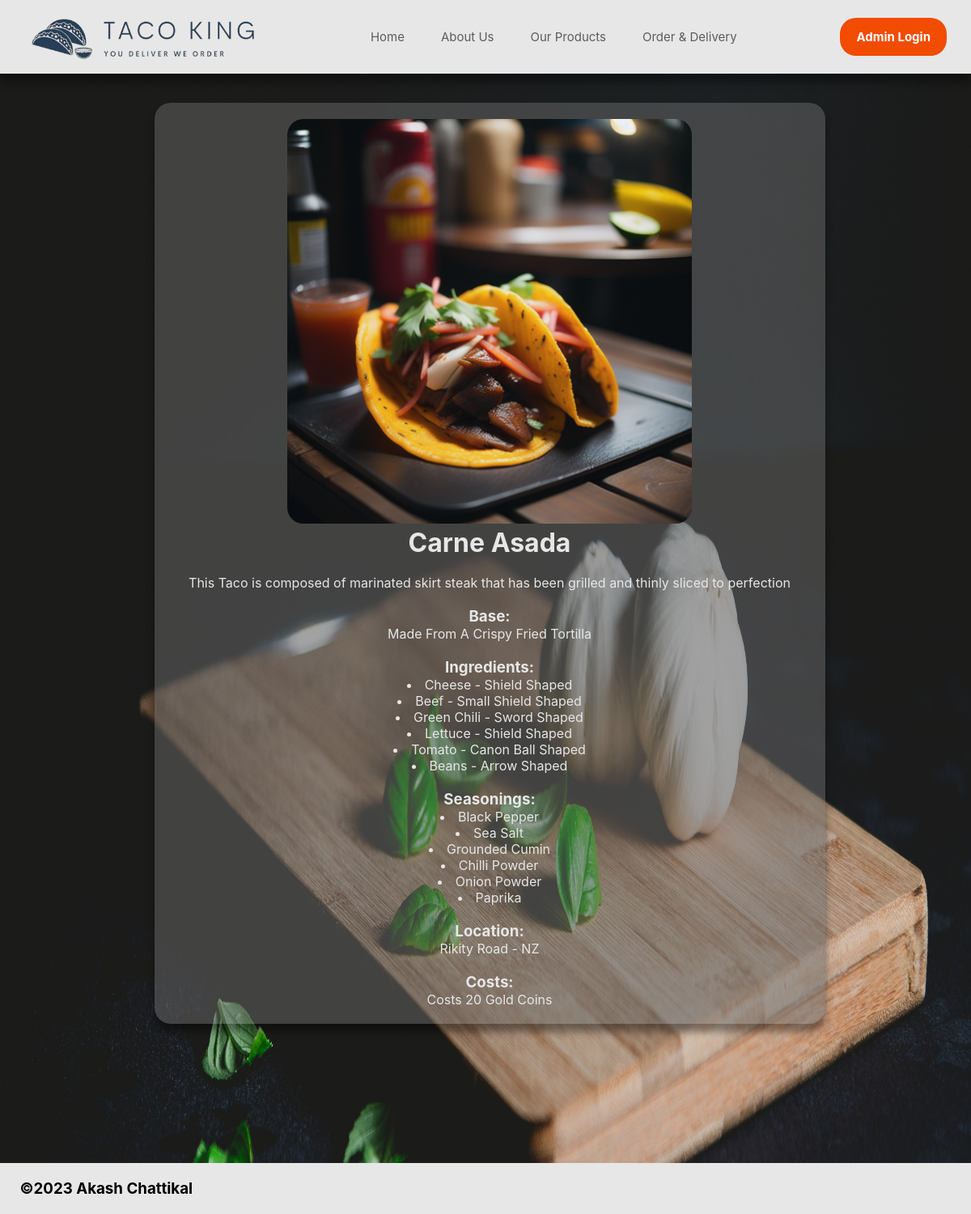
/tacos/3, run on an earlier commit of the app's database.
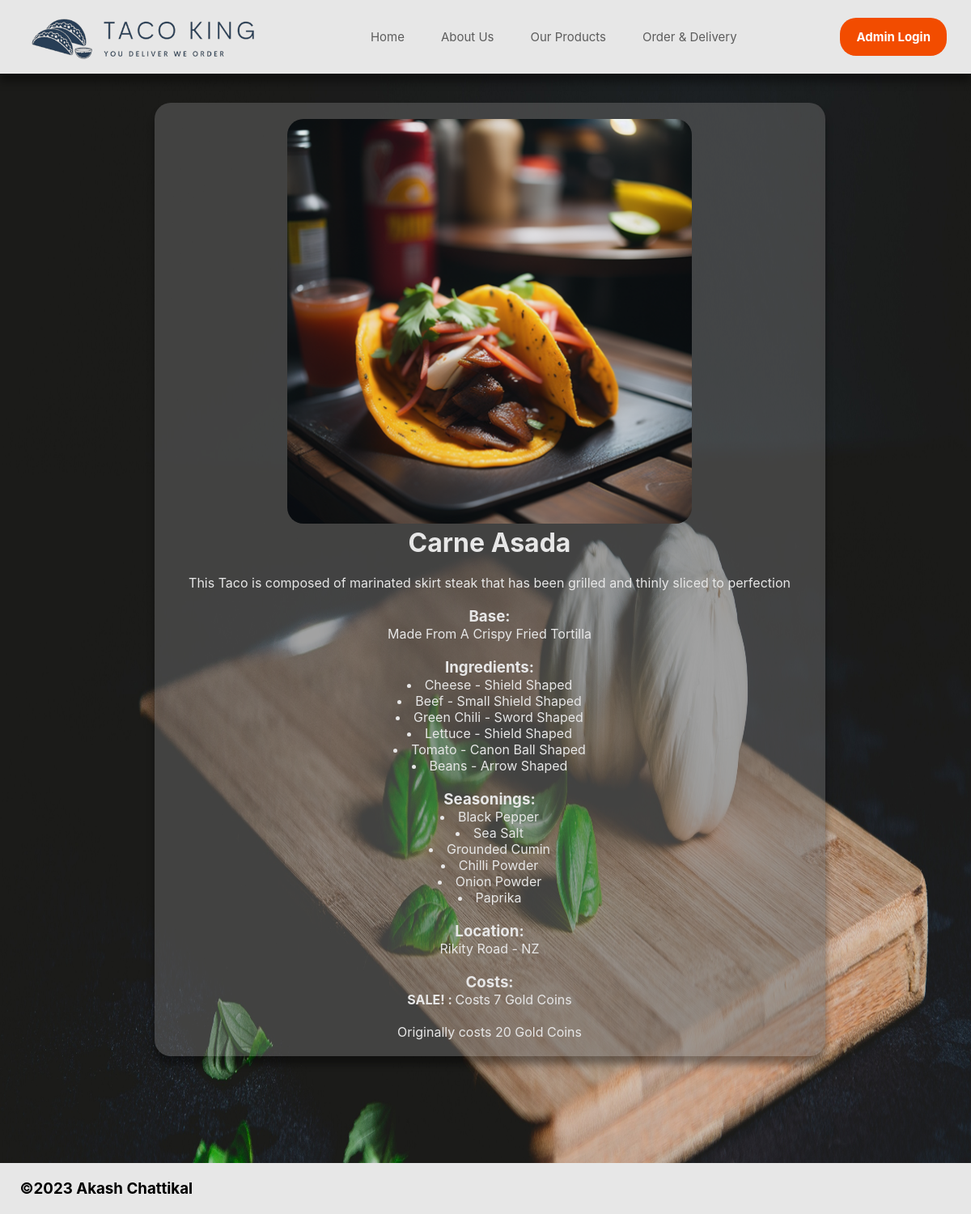
And on a later commit of the database.
### tables this page shows
CREATE TABLE Taco_Types (id INTEGER PRIMARY KEY AUTOINCREMENT, photo TEXT, name TEXT, tortilla INTEGER REFERENCES Tortilla (id), description TEXT, price TEXT, discount_price TEXT, location INTEGER REFERENCES Locations (id));

CREATE TABLE Tortilla (id INTEGER PRIMARY KEY AUTOINCREMENT, name TEXT, description TEXT);

CREATE TABLE Ingrediants (id INTEGER PRIMARY KEY AUTOINCREMENT, name TEXT, description TEXT);

CREATE TABLE Seasonings (id INTEGER PRIMARY KEY AUTOINCREMENT, name TEXT, description);

CREATE TABLE Locations (id INTEGER PRIMARY KEY AUTOINCREMENT, name TEXT);

### routes.py (the view)
@app.route('/tacos/<int:id>')
def tacos(id):
    taco = select_database('SELECT * FROM Taco_Types WHERE id = ?', (id,), 2)
    if taco:
        tortilla = select_database('SELECT name FROM Tortilla WHERE id = ?',
                                   (taco[3],), 2)
        ingrediants = select_database('SELECT * FROM Ingrediants WHERE id IN \
    (SELECT iid FROM Taco_Ingrediants WHERE tid = ?)', (id,), 1)
        seasonings = select_database('SELECT * FROM Seasonings WHERE id IN \
    (SELECT sid FROM Taco_Seasonings WHERE tid = ?)', (id,), 1)
        location_id = taco[7]
        original_cost = taco[5]
        discount_cost = taco[6]
        location = select_database('SELECT name FROM Locations WHERE id = ?',
                                   (location_id,), 2)
        return render_template('tacos.html', ingrediants=ingrediants,
                               tortilla=tortilla, taco=taco,
                               seasonings=seasonings, disc_cost=discount_cost,
                               cost=original_cost, location=location[0])
    else:
        abort(404)

### routes.py (called while the page is built)
def select_database(statement, id, mode):
    conn = sqlite3.connect("tacoshop.db")
    cur = conn.cursor()
    if id is None:
        cur.execute(statement)
    else:
        cur.execute(statement, id)
    if mode == 1:
        results = cur.fetchall()
    else:
        results = cur.fetchone()
    return results

### templates/tacos.html (shortened to what this page needs)
{% extends "layout.html" %}
{% block content %}
<body class="each_taco">
    <table class="table-w_70 center">
        <tr class="table_bg">
            <td class="td_center rounded shadow">
                <img class="img_taco" src="/{{taco[1]}}"/>
                <h1>{{ taco[2] }}</h1>
                <p>{{ taco[4] }}</p>
                <h3>Base:</h3>
                <p>Made From A {{ tortilla[0] }} Tortilla</p>
                <h3>Ingredients:</h3>
                {% for item in ingrediants %}
                    <p>
                        <li> {{ item[1] }} - {{ item[2] }} </li>
                    </p>
                {% endfor %}
                    <h3>Seasonings:</h3>
                {% for item in seasonings %}
                    <p>
                        <li> {{ item[1] }}</li>
                    </p>
                {% endfor %}
                    <h3>Location:</h3>
                    <p>
                        {{location}}
                    </p>
                <h3>Costs:</h3>
                {% if disc_cost != cost %}
                    <p><b>SALE! : </b>Costs {{ disc_cost }}</p>
                    <br>
                    <p>Originally costs {{ cost }}</p>
                {% else %}
                    <p>Costs {{ cost }}</p>
                {% endif %}
            </td>
        </tr>
    </table>
</body>
{% endblock %}

### templates/layout.html (shortened to what this page needs)
<!DOCTYPE html>
<html>
<head>
    <link rel="stylesheet" href="/static/css/style.css">
</head>
<body>
    <header class="header shadow">
        <div class="header_content">
            <a href="/" class="logo">
                <img class="logo_img" src=/static/images/logo1.png alt="logo">
            </a>
            <nav class="nav">
                {% include "nav.html" %}
            </nav>
            {% if request.url == 'http://127.0.0.1:5000/admin' %}
            <img class="ad_cover"    src="static/images/cover.png">
            {% elif request.url != 'http://127.0.0.1:5000/admin' %}
                <a onclick="document.getElementById('log_slot').style.display='block'" class="admin_log prevent-select">Admin Login</a>
            {% endif %}
        </div>
    </header>
    <main>
        {% block content %}{% endblock %}
    </main>
    <footer>
        {% include "footer.html" %}
    </footer>
</body>
</html>

### templates/nav.html (shortened to what this page needs)
<ul class="nav_list prevent-select nav_ul">
    <li>
        <a href = "/" class="nav_link" id="home">Home</a>
    </li>
    <li>
        <a href = "/about" class="nav_link" id="about">About Us</a>
    </li>
    <li>
        <a href = "/all_tacos" class="nav_link" id="product">Our Products</a>
    </li>
    <li>
        <a href = "/order" class="nav_link" id="order">Order & Delivery</a>
    </li>
</ul>

### templates/footer.html (shortened to what this page needs)
<h3>&nbsp;&copy;2023 Akash Chattikal</h3>
<body>
</body>

### static/css/style.css (style rules this page uses)
* { margin: 0; padding: 0; box-sizing: border-box; }
body { background-color: rgb(208, 233, 255); min-height: 1500px; padding-top: 125px; display: flex; flex-direction: column; font-family: 'Inter', sans-serif; }
main { padding-left: 10px; color:#E7E7E7; }
footer { padding: 20px; margin-top: auto; background-color:#E7E7E7; }
.header { background-color: #E7E7E7; position: fixed; width: 100%; top: 0; z-index: 1; }
.header_content { display: flex; align-items: center; justify-content: space-between; min-height: 60px; max-width: 1400px; padding: 0 30px; margin: 0 auto; }
.logo_img { width: 300px; display: block; }
.nav_ul { list-style: none; }
.nav_list { display: flex; column-gap: 45px; }
.nav_link { color: rgba(0, 0, 0, 0.60); font-size: 15px; transition: all 0.4s; position: relative; }
.nav_link::after { content: ''; height: 2px; width: 100%; background-color: #F24C00; position: absolute; left: 0; bottom: -8px; transition: all 0.2s; opacity: 0; pointer-events: none; border-radius: 1000px; }
.prevent-select { user-select: none; }
.center { margin-left: auto; margin-right: auto; }
.table-w_70 { width:70%; }
.table_bg { background-color: rgb(106, 106, 106, 0.5) }
.td_center { width: 150px; padding:20px; text-align: center }
.shadow { box-shadow: 0px 10px 10px 0px rgba(0,0,0,0.4); }
a { text-decoration: none; color: inherit; }
.each_taco { background-image: url(../images/cut_board2.jpg); background-repeat: no-repeat; background-attachment: fixed; background-size: 100% 125%; }
.img_taco { height: 500px; width: 500px; border-radius: 20px; }
.rounded { border-radius: 20px; }
.admin_log { color: rgba(0, 0, 0, 0.60); font-size: 15px; transition: all 0.4s; position: relative; font-weight: 700; background-color: #F24C00; color: white; padding: 14px 20px; border-radius: 20px; z-index: 1; }

What changed in the data, as far as the page shows it:
changed Taco_Types "Carne Asada": discount_price (not shown) → "7 Gold Coins"
Also different on the page:
text now shown: "SALE! : Originally costs"
